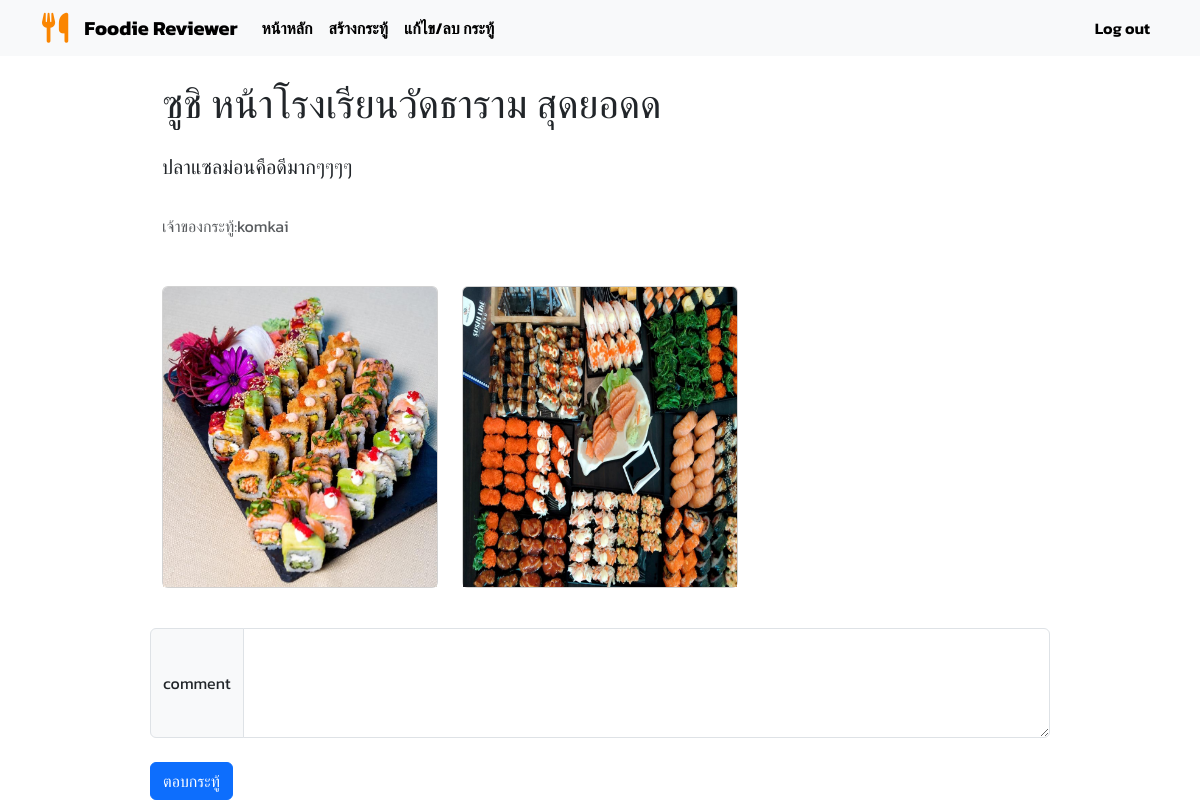
Page /topicView.php?return=8 on the committed database.
### tables this page shows
CREATE TABLE `boards` (
  `board_id` int(11) NOT NULL,
  `user_id` int(11) NOT NULL,
  `topic` varchar(100) NOT NULL,
  `content` longtext NOT NULL
);

### dbManager.php (called while the page is built, shortened)
<?php
    function createMysqlConnection()
    {
        $servername = "localhost";
        $username = "root";
        $password = "";
        $dbname = "webboard";
        $conn = new mysqli($servername, $username, $password, $dbname);
        return $conn;
    }
    function getImgBoard($boradId)
    {
        $conn = createMysqlConnection();
        $sql = "SELECT * FROM `image` WHERE `board_id`=? ;";
        $stmt = $conn->prepare($sql);
        $stmt->bind_param("i", $boradId);
        $isSuccess = $stmt->execute();
        $result = $stmt->get_result();
        if($result->num_rows > 0)
        {
            $imgBoard = array();
            while( $row = $result->fetch_assoc())
            {
                array_push($imgBoard, $row["file_name"]);
            }
            return $imgBoard;
        }
        else
        {
            $stmt->close();
            $conn->close();
            return null;
        }
    }
    function getUserName($id){
        $conn = createMysqlConnection();
        $sql = "SELECT * FROM `users` WHERE `user_id` = ?;";
        $stmt = $conn->prepare($sql);
        $stmt->bind_param("i", $id);
        $stmt->execute();
        $result = $stmt->get_result();
        $userName="";
        if($result->num_rows == 1){
            $row = $result->fetch_assoc();
            $userName = $row["user_name"];
        }
        else
        {
            $userName = null;
        }
        return $userName;
    }
    function getTopicById($boardId)
    {
        $conn = createMysqlConnection();
        $sql = "SELECT * FROM `boards` WHERE `board_id` = ? ;";
        $stmt = $conn->prepare($sql);
        $stmt->bind_param("i", $boardId);
        $stmt->execute();
        $result = $stmt->get_result();
        $topic = array();
        if($result->num_rows == 1){
            $row = $result->fetch_assoc();
            $topic = array("boardId"=>$row["board_id"],
                            "ownerId"=>$row["user_id"],
                            "header"=>$row["topic"],
                            "content"=>$row["content"],
                            "ownerName"=>getUserName($row["user_id"]));
        }
        else
        {
            $topic = null;
        }
        return $topic;
    }
?>

### topicView.php (the view, shortened to what this page needs)
<?php
    require_once("dbManager.php");
?>
<!DOCTYPE html>
<html lang="en">
<head>
    <link rel="stylesheet" href="https://cdnjs.cloudflare.com/ajax/libs/font-awesome/4.7.0/css/font-awesome.min.css">
    <link href="https://cdn.jsdelivr.net/npm/bootstrap@5.3.0-alpha3/dist/css/bootstrap.min.css" rel="stylesheet">
    <link rel="stylesheet" href="style.css">
</head>
<body>
    <nav class="navbar fixed-top navbar-expand-md mx-auto navbar-light bg-light" aria-label="Fourth navbar example">
        <div class="container">
            <a class="navbar-brand" href="#"><i class="fa-solid fa-utensils fa-xl" style="color: #fa8500;"></i></a>
            <a class="navbar-brand" id="company_logo" href="#">Foodie Reviewer</a>
            <div class="collapse navbar-collapse" id="navbarsExample04">
                <ul class="navbar-nav  mb-2 mb-md-0">
                    <li class="nav-item">
                        <a class="nav-link active" aria-current="page" href="index.php?return=1" id="home">หน้าหลัก</a>
                    </li>
                    <li class="nav-item">
                        <a class="nav-link active" aria-current="page" href="addTopic.php">สร้างกระทู้</a>
                    </li>
                    <li class="nav-item">
                        <a class="nav-link active" aria-current="page" href="deleteUserBoard.php">แก้ไข/ลบ กระทู้</a>
                    </li>
                </ul>
                <ul class="navbar-nav mb-2 mb-md-0 ms-auto ">
                    <li class="nav-item">
                        <a class="nav-link active text-right" aria-current="page" href="login.php?return=3" >Log out</a>
                    </li>
                </ul>
            </div>
        </div>
    </nav>
    <main>
            <section class="jumbotron text-left" style="width:75%; margin-left:auto; margin-right:auto;">
                <div class="container">
                    <?php
                        if(isset($_GET["return"]) || isset($_POST["boardId"]))
                        {
                            if(isset($_GET["return"])){
                                $boardId = $_GET["return"];
                            }
                            $topicData = getTopicById($boardId);
                            $header = $topicData["header"];
                            $content = $topicData["content"];
                            $ownerName = $topicData["ownerName"];
                            echo "<h1 class='jumbotron-heading'>".$header."</h1>";
                            echo "<p class='lead py-3'>".$content."</p>";
                            echo "<p class='mb-0 opacity-75' >เจ้าของกระทู้:".$ownerName."</p>";
                        }
                    ?>
                </div>
                <div class="album   mt-5">
                    <div class="container">
                        <div class="row" id="imgContainer">
                            <?php
                                $img = getImgBoard($boardId);
                                if($img != null)
                                {
                                    for($i=0; $i < count($img); $i++)
                                    {
                                        $file_path = "uploads/".$img[$i];
                                        echo "<div class='col-md-4'>";
                                        echo "<div class='card mb-4 box-shadow'>";
                                        echo "<img class='card-img-top' style='height: 300px; width: 100%; display: block;' src='".$file_path."' data-holder-rendered='true'>";
                                        echo "</div>";
                                        echo "</div>";
                                    }
                                }
                            ?>
                        </div>
                    </div>
                </div>
                <form <?php echo "action= 'topicView.php?return".$boardId."'" ?> method="post">
                        <div class="input-group py-3">
                            <span class="input-group-text">comment</span>
                            <textarea rows="4" name="comment"  class="form-control" aria-label="With textarea"></textarea>
                        </div>
                        <div>
                            <button type="submit" name="submitComment" class="btn btn-primary my-2 mx-auto">ตอบกระทู้</button>
                        </div>
                </form>
            </section>
        </main>
</body>
</html>

### style.css (style rules this page uses)
body { margin: 0; padding-top: 0px; font-family: 'Kanit', sans-serif; }
nav { color: rgb(0, 0, 0); font-weight: 600; z-index: 100; }
#company_logo { font-weight: bold; }
main { margin-top: 80px; }

### rows in the picture
boards: topic "ซูชิ หน้าโรงเรียนวัดธาราม สุดยอดด", content "ปลาแซลม่อนคือดีมากๆๆๆๆ"

### other values in the picture
$ownerName "komkai"
